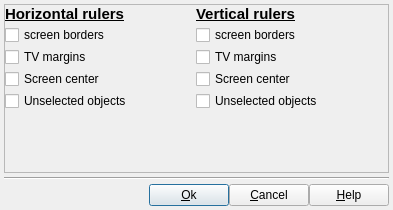
<?xml version="1.0" encoding="UTF-8"?>
<ui version="4.0">
 <class>DlgRulerDef</class>
 <widget class="QDialog" name="DlgRulerDef">
  <property name="geometry">
   <rect>
    <x>0</x>
    <y>0</y>
    <width>393</width>
    <height>210</height>
   </rect>
  </property>
  <property name="font">
   <font>
    <family>Tahoma</family>
    <pointsize>9</pointsize>
   </font>
  </property>
  <property name="windowTitle">
   <string>Ruler properties</string>
  </property>
  <layout class="QVBoxLayout" name="verticalLayout">
   <property name="spacing">
    <number>4</number>
   </property>
   <property name="leftMargin">
    <number>4</number>
   </property>
   <property name="topMargin">
    <number>4</number>
   </property>
   <property name="rightMargin">
    <number>4</number>
   </property>
   <property name="bottomMargin">
    <number>4</number>
   </property>
   <item>
    <widget class="QScrollArea" name="scrollArea">
     <property name="widgetResizable">
      <bool>true</bool>
     </property>
     <widget class="QWidget" name="scrollAreaWidgetContents">
      <property name="geometry">
       <rect>
        <x>0</x>
        <y>0</y>
        <width>383</width>
        <height>163</height>
       </rect>
      </property>
      <layout class="QGridLayout" name="gridLayout">
       <property name="leftMargin">
        <number>0</number>
       </property>
       <property name="topMargin">
        <number>0</number>
       </property>
       <property name="rightMargin">
        <number>4</number>
       </property>
       <property name="bottomMargin">
        <number>0</number>
       </property>
       <property name="spacing">
        <number>2</number>
       </property>
       <item row="0" column="0">
        <widget class="QLabel" name="label">
         <property name="sizePolicy">
          <sizepolicy hsizetype="Expanding" vsizetype="Preferred">
           <horstretch>0</horstretch>
           <verstretch>0</verstretch>
          </sizepolicy>
         </property>
         <property name="font">
          <font>
           <pointsize>11</pointsize>
           <weight>75</weight>
           <bold>true</bold>
           <underline>true</underline>
          </font>
         </property>
         <property name="text">
          <string>Horizontal rulers</string>
         </property>
        </widget>
       </item>
       <item row="0" column="1">
        <widget class="QLabel" name="label_2">
         <property name="sizePolicy">
          <sizepolicy hsizetype="Expanding" vsizetype="Preferred">
           <horstretch>0</horstretch>
           <verstretch>0</verstretch>
          </sizepolicy>
         </property>
         <property name="font">
          <font>
           <pointsize>11</pointsize>
           <weight>75</weight>
           <bold>true</bold>
           <underline>true</underline>
          </font>
         </property>
         <property name="text">
          <string>Vertical rulers</string>
         </property>
        </widget>
       </item>
       <item row="1" column="0">
        <widget class="QCheckBox" name="Horiz_ScreenBorderCB">
         <property name="sizePolicy">
          <sizepolicy hsizetype="Expanding" vsizetype="Fixed">
           <horstretch>0</horstretch>
           <verstretch>0</verstretch>
          </sizepolicy>
         </property>
         <property name="toolTip">
          <string>Enable or disable ruler for the horizontal edges of the screen.</string>
         </property>
         <property name="text">
          <string>screen borders</string>
         </property>
        </widget>
       </item>
       <item row="1" column="1">
        <widget class="QCheckBox" name="Vert_ScreenBorderCB">
         <property name="sizePolicy">
          <sizepolicy hsizetype="Expanding" vsizetype="Fixed">
           <horstretch>0</horstretch>
           <verstretch>0</verstretch>
          </sizepolicy>
         </property>
         <property name="toolTip">
          <string>Enable or disable ruler for the vertical edges of the screen.</string>
         </property>
         <property name="text">
          <string>screen borders</string>
         </property>
        </widget>
       </item>
       <item row="2" column="0">
        <widget class="QCheckBox" name="Horiz_TVMarginsCB">
         <property name="sizePolicy">
          <sizepolicy hsizetype="Expanding" vsizetype="Fixed">
           <horstretch>0</horstretch>
           <verstretch>0</verstretch>
          </sizepolicy>
         </property>
         <property name="toolTip">
          <string>Enable or disable ruler for the horizontal TV margins.
In ffDiaporama, the TV margins are of type &quot;Title safe area&quot; and are defined on 90% in width and 90% in height, for all the project geometries.</string>
         </property>
         <property name="text">
          <string>TV margins</string>
         </property>
        </widget>
       </item>
       <item row="2" column="1">
        <widget class="QCheckBox" name="Vert_TVMarginsCB">
         <property name="sizePolicy">
          <sizepolicy hsizetype="Expanding" vsizetype="Fixed">
           <horstretch>0</horstretch>
           <verstretch>0</verstretch>
          </sizepolicy>
         </property>
         <property name="toolTip">
          <string>Enable or disable ruler for the vertical TV margins.
In ffDiaporama, the TV margins are of type &quot;Title safe area&quot; and are defined on 90% in width and 90% in height, for all the project geometries.</string>
         </property>
         <property name="text">
          <string>TV margins</string>
         </property>
        </widget>
       </item>
       <item row="3" column="0">
        <widget class="QCheckBox" name="Horiz_ScreenCenterCB">
         <property name="sizePolicy">
          <sizepolicy hsizetype="Expanding" vsizetype="Fixed">
           <horstretch>0</horstretch>
           <verstretch>0</verstretch>
          </sizepolicy>
         </property>
         <property name="toolTip">
          <string>Enable or disable ruler for the horizontal center of the screen.</string>
         </property>
         <property name="text">
          <string>Screen center</string>
         </property>
        </widget>
       </item>
       <item row="3" column="1">
        <widget class="QCheckBox" name="Vert_ScreenCenterCB">
         <property name="sizePolicy">
          <sizepolicy hsizetype="Expanding" vsizetype="Fixed">
           <horstretch>0</horstretch>
           <verstretch>0</verstretch>
          </sizepolicy>
         </property>
         <property name="toolTip">
          <string>Enable or disable ruler for the vertical center of the screen.</string>
         </property>
         <property name="text">
          <string>Screen center</string>
         </property>
        </widget>
       </item>
       <item row="5" column="0">
        <spacer name="verticalSpacer">
         <property name="orientation">
          <enum>Qt::Vertical</enum>
         </property>
         <property name="sizeHint" stdset="0">
          <size>
           <width>20</width>
           <height>40</height>
          </size>
         </property>
        </spacer>
       </item>
       <item row="4" column="0">
        <widget class="QCheckBox" name="Horiz_UnselectedObjCB">
         <property name="toolTip">
          <string>Enable or disable horizontal rulers of the center, of the top edge, of the bottom edge, of the left edge and of the right edge of each objects which are not a part of the selection.</string>
         </property>
         <property name="text">
          <string>Unselected objects</string>
         </property>
        </widget>
       </item>
       <item row="4" column="1">
        <widget class="QCheckBox" name="Vert_UnselectedObjCB">
         <property name="toolTip">
          <string>Enable or disable vertical rulers of the center, of the top edge, of the bottom edge, of the left edge and of the right edge of each objects which are not a part of the selection.</string>
         </property>
         <property name="text">
          <string>Unselected objects</string>
         </property>
        </widget>
       </item>
      </layout>
     </widget>
    </widget>
   </item>
   <item>
    <widget class="Line" name="line">
     <property name="orientation">
      <enum>Qt::Horizontal</enum>
     </property>
    </widget>
   </item>
   <item>
    <layout class="QHBoxLayout" name="horizontalLayout_5">
     <property name="spacing">
      <number>0</number>
     </property>
     <property name="leftMargin">
      <number>0</number>
     </property>
     <property name="topMargin">
      <number>0</number>
     </property>
     <property name="rightMargin">
      <number>0</number>
     </property>
     <property name="bottomMargin">
      <number>0</number>
     </property>
     <item>
      <spacer name="horizontalSpacer">
       <property name="orientation">
        <enum>Qt::Horizontal</enum>
       </property>
       <property name="sizeHint" stdset="0">
        <size>
         <width>40</width>
         <height>20</height>
        </size>
       </property>
      </spacer>
     </item>
     <item>
      <widget class="QPushButton" name="OKBT">
       <property name="toolTip">
        <string>Accept modification and exit dialog box</string>
       </property>
       <property name="text">
        <string>&amp;Ok</string>
       </property>
       <property name="icon">
        <iconset>
         <normaloff>:/img/action_ok.png</normaloff>:/img/action_ok.png</iconset>
       </property>
      </widget>
     </item>
     <item>
      <widget class="QPushButton" name="CancelBt">
       <property name="toolTip">
        <string>Cancel modification and exit dialog box</string>
       </property>
       <property name="text">
        <string>&amp;Cancel</string>
       </property>
       <property name="icon">
        <iconset>
         <normaloff>:/img/action_cancel.png</normaloff>:/img/action_cancel.png</iconset>
       </property>
      </widget>
     </item>
     <item>
      <widget class="QPushButton" name="HelpBt">
       <property name="toolTip">
        <string>Show help about this dialogue box</string>
       </property>
       <property name="text">
        <string>&amp;Help</string>
       </property>
       <property name="icon">
        <iconset>
         <normaloff>:/img/help.png</normaloff>:/img/help.png</iconset>
       </property>
      </widget>
     </item>
    </layout>
   </item>
  </layout>
 </widget>
 <resources/>
 <connections/>
</ui>
